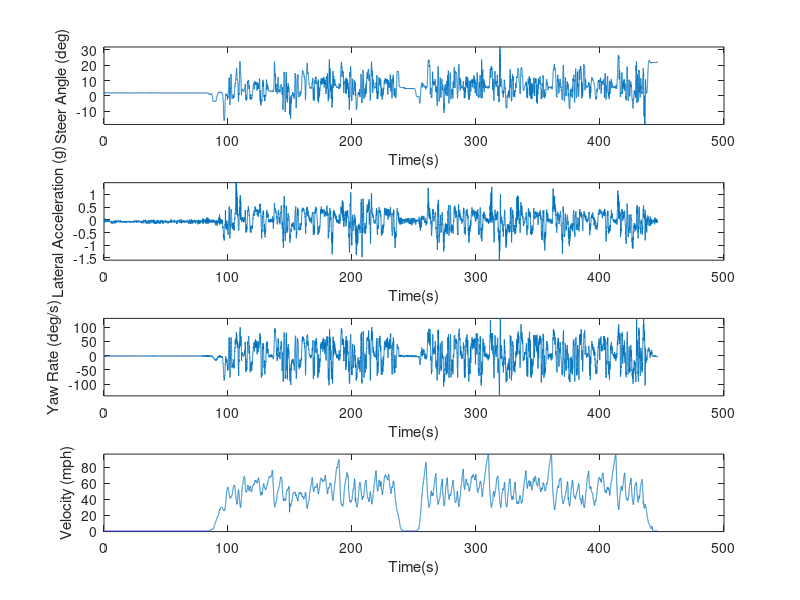

The MATLAB script that drew this image: (Note: this script raises an error after producing the figure.)
%% Load Data

clear all;clc

% import mat file from motec
load('AlexEndurance_processed.mat');

% input variable names of channels 
data = {engine_rpm,lat_accel,long_accel,wheelspeed_FL,wheelspeed_FR,yaw_rate,steer_angle,time};
data{end} = data{end}';
%%

% sinusoidal3
% indices = (time > 27 & time < 38);
% indices = (time > 44 & time < 51);
% indices = (time > 58 & time < 64);
% % 
% indices = (time > 27 & time < 38)...
%     |(time > 44 & time < 51)...
%     |(time > 58 & time < 64);

% % sinusoidal4
% indices = (time > 180 & time < 207);
% indices = (time > 245 & time < 255);
% %indices = (time > 303 & time < 312);
% 
% indices = (time > 137 & time < 147)...
%     |(time > 180 & time < 207)...
% |(time > 245 & time < 255)...
% |(time > 303 & time < 312);

% indices = (time > 137);
% 
% for i = 1:numel(data)
%     variable = data{i};
%     data{i} = variable(indices);
% end


% rename variables
engine_rpm = data{1};
lat_accel = data{2};
long_accel = data{3};
wheelspeed_FL = data{4};
wheelspeed_FR = data{5};
yaw_rate = data{6};
steer_angle = data{7};
time = data{8};

% %% Save data
% save('18in_lowrideheight_slalom_only.mat','engine_rpm','lat_accel','long_accel','wheelspeed_FL',...
%     'wheelspeed_FR','wheelspeed_RL','yaw_rate','steer_angle','time');

%% Plotting
%close all

ax1 = subplot(4,1,1);
plot(time,steer_angle)
hold on
ylim([-inf inf])
xlabel('Time(s)');
ylabel('Steer Angle (deg)');

ax2 = subplot(4,1,2);
plot(time,lat_accel)
hold on
xlabel('Time(s)');
ylabel('Lateral Acceleration (g)');
ylim([-inf inf])

ax3 = subplot(4,1,3);
plot(time,yaw_rate)
hold on
xlabel('Time(s)');
ylabel('Yaw Rate (deg/s)');
ylim([-inf inf])

% ax4 = subplot(4,1,4);
% plot(wheelspeed_FL)
% hold on
% plot(wheelspeed_FR)
% xlabel('Time(s)');
% ylabel('Wheelspeeds (mph)');
% ylim([-inf inf])
% legend('FL','FR')

ax4 = subplot(4,1,4);
plot(time,(wheelspeed_FL+wheelspeed_FR)/2)
hold on
xlabel('Time(s)');
ylabel('Velocity (mph)');
ylim([-inf inf])


linkaxes([ax1,ax2,ax3,ax4],'x')


%% Transfer Function Estimation

data = iddata(lat_accel,steer_angle,time(2)-time(1));
ay_sys = tfest(data,2,2);

data = iddata(yaw_rate,steer_angle,time(2)-time(1));
r_sys = tfest(data,2,1);

% Bode plot
bodeopt = bodeoptions;
bodeopt.MagScale = 'linear';
bodeopt.MagUnits = 'abs';
bodeopt.FreqScale = 'linear';
bodeopt.FreqUnits = 'Hz';
bodeopt.Xlim = [0 4];

figure
bode(r_sys,ay_sys,bodeopt)
%% PSD
Fs = 1/(time(2)-time(1));

[pxx,f] = pwelch(steer_angle,[],[],[],Fs);

plot(f,10*log10(pxx))
xlim([0 5])
xlabel('Frequency (Hz)')
ylabel('PSD (dB/Hz)')

%% Coherence
Fs = 1/(time(2)-time(1));

windowsize = round(length(steer_angle)/40);
[cxy,fc] = mscohere(steer_angle,lat_accel,windowsize,[],[],Fs);
[cxy2,fc2] = mscohere(steer_angle,yaw_rate,windowsize,[],[],Fs);

plot(fc,cxy)
hold on
plot(fc2,cxy2)
xlim([0 5])
legend('Lat Accel','Yaw Rate')

%% Frequency Response
Fs = 1/(time(2)-time(1));

windowsize = round(length(steer_angle)/40);
[sstxy,f] = tfestimate(steer_angle,lat_accel,windowsize,[],[],Fs);
[sstxy2,f] = tfestimate(steer_angle,-yaw_rate,windowsize,[],[],Fs);
figure
subplot(2,1,1)
plot(f,abs(sstxy/sstxy(1)))
hold on
plot(f,abs(sstxy2/sstxy2(1)))
xlim([0 2]);
subplot(2,1,2)
plot(f,180/pi*angle(sstxy/sstxy(1)))
hold on
plot(f,180/pi*angle(sstxy2/sstxy2(1)))
xlim([0 2]);
legend('Lateral Acceleration','Yaw Rate')
